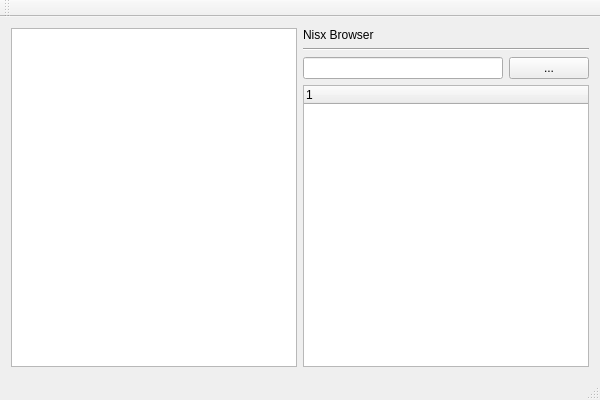
<?xml version="1.0" encoding="UTF-8"?>
<ui version="4.0">
 <class>MainWindow</class>
 <widget class="QMainWindow" name="MainWindow">
  <property name="geometry">
   <rect>
    <x>0</x>
    <y>0</y>
    <width>600</width>
    <height>400</height>
   </rect>
  </property>
  <property name="minimumSize">
   <size>
    <width>600</width>
    <height>400</height>
   </size>
  </property>
  <property name="windowTitle">
   <string>MainWindow</string>
  </property>
  <widget class="QWidget" name="centralWidget">
   <layout class="QHBoxLayout" name="horizontalLayout_2">
    <item>
     <widget class="QGraphicsView" name="_nisxGraphicsView"/>
    </item>
    <item>
     <layout class="QVBoxLayout" name="verticalLayout">
      <item>
       <widget class="QLabel" name="label">
        <property name="text">
         <string>Nisx Browser</string>
        </property>
       </widget>
      </item>
      <item>
       <widget class="Line" name="line">
        <property name="orientation">
         <enum>Qt::Horizontal</enum>
        </property>
       </widget>
      </item>
      <item>
       <layout class="QHBoxLayout" name="horizontalLayout">
        <item>
         <widget class="QLineEdit" name="_nisxRootPathEditor"/>
        </item>
        <item>
         <widget class="QPushButton" name="_nisxRootPathEditorButton">
          <property name="text">
           <string>...</string>
          </property>
         </widget>
        </item>
       </layout>
      </item>
      <item>
       <widget class="QTreeWidget" name="_nisxTreeWidget">
        <column>
         <property name="text">
          <string notr="true">1</string>
         </property>
        </column>
       </widget>
      </item>
     </layout>
    </item>
   </layout>
  </widget>
  <widget class="QMenuBar" name="menuBar">
   <property name="geometry">
    <rect>
     <x>0</x>
     <y>0</y>
     <width>600</width>
     <height>19</height>
    </rect>
   </property>
  </widget>
  <widget class="QToolBar" name="mainToolBar">
   <attribute name="toolBarArea">
    <enum>TopToolBarArea</enum>
   </attribute>
   <attribute name="toolBarBreak">
    <bool>false</bool>
   </attribute>
  </widget>
  <widget class="QStatusBar" name="statusBar"/>
 </widget>
 <layoutdefault spacing="6" margin="11"/>
 <resources/>
 <connections/>
</ui>
